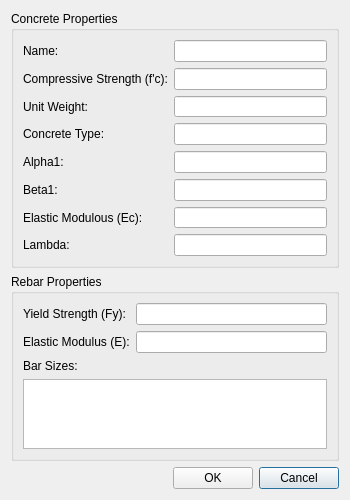
<?xml version="1.0" encoding="UTF-8"?>
<ui version="4.0">
 <class>dl_materials</class>
 <widget class="QDialog" name="dl_materials">
  <property name="geometry">
   <rect>
    <x>0</x>
    <y>0</y>
    <width>350</width>
    <height>500</height>
   </rect>
  </property>
  <property name="minimumSize">
   <size>
    <width>350</width>
    <height>500</height>
   </size>
  </property>
  <property name="maximumSize">
   <size>
    <width>350</width>
    <height>500</height>
   </size>
  </property>
  <property name="windowTitle">
   <string>Materials Definitions</string>
  </property>
  <property name="modal">
   <bool>false</bool>
  </property>
  <layout class="QGridLayout" name="gridLayout">
   <item row="2" column="2">
    <widget class="QPushButton" name="pb_Cancel">
     <property name="text">
      <string>Cancel</string>
     </property>
    </widget>
   </item>
   <item row="2" column="0">
    <spacer name="horizontalSpacer">
     <property name="orientation">
      <enum>Qt::Orientation::Horizontal</enum>
     </property>
     <property name="sizeHint" stdset="0">
      <size>
       <width>40</width>
       <height>20</height>
      </size>
     </property>
    </spacer>
   </item>
   <item row="0" column="0" colspan="3">
    <widget class="QGroupBox" name="gb_concrete">
     <property name="title">
      <string>Concrete Properties</string>
     </property>
     <property name="alignment">
      <set>Qt::AlignmentFlag::AlignLeading|Qt::AlignmentFlag::AlignLeft|Qt::AlignmentFlag::AlignTop</set>
     </property>
     <layout class="QFormLayout" name="formLayout">
      <item row="0" column="0">
       <widget class="QLabel" name="label">
        <property name="text">
         <string>Name:</string>
        </property>
       </widget>
      </item>
      <item row="0" column="1">
       <widget class="QLineEdit" name="le_name"/>
      </item>
      <item row="1" column="0">
       <widget class="QLabel" name="label_2">
        <property name="text">
         <string>Compressive Strength (f'c):</string>
        </property>
       </widget>
      </item>
      <item row="1" column="1">
       <widget class="QLineEdit" name="le_fc"/>
      </item>
      <item row="2" column="0">
       <widget class="QLabel" name="label_3">
        <property name="text">
         <string>Unit Weight:</string>
        </property>
       </widget>
      </item>
      <item row="2" column="1">
       <widget class="QLineEdit" name="le_unit_weight"/>
      </item>
      <item row="3" column="0">
       <widget class="QLabel" name="label_4">
        <property name="text">
         <string>Concrete Type:</string>
        </property>
       </widget>
      </item>
      <item row="3" column="1">
       <widget class="QLineEdit" name="le_desnity"/>
      </item>
      <item row="4" column="0">
       <widget class="QLabel" name="label_5">
        <property name="text">
         <string>Alpha1:</string>
        </property>
       </widget>
      </item>
      <item row="4" column="1">
       <widget class="QLineEdit" name="le_alpha1"/>
      </item>
      <item row="5" column="0">
       <widget class="QLabel" name="label_6">
        <property name="text">
         <string>Beta1:</string>
        </property>
       </widget>
      </item>
      <item row="5" column="1">
       <widget class="QLineEdit" name="le_beta1"/>
      </item>
      <item row="6" column="0">
       <widget class="QLabel" name="label_7">
        <property name="text">
         <string>Elastic Modulous (Ec):</string>
        </property>
       </widget>
      </item>
      <item row="6" column="1">
       <widget class="QLineEdit" name="le_ec"/>
      </item>
      <item row="7" column="0">
       <widget class="QLabel" name="label_11">
        <property name="text">
         <string>Lambda:</string>
        </property>
       </widget>
      </item>
      <item row="7" column="1">
       <widget class="QLineEdit" name="le_lambda"/>
      </item>
     </layout>
    </widget>
   </item>
   <item row="2" column="1">
    <widget class="QPushButton" name="pb_OK">
     <property name="text">
      <string>OK</string>
     </property>
    </widget>
   </item>
   <item row="1" column="0" colspan="3">
    <widget class="QGroupBox" name="gb_rebar">
     <property name="title">
      <string>Rebar Properties</string>
     </property>
     <layout class="QFormLayout" name="formLayout_2">
      <item row="0" column="0">
       <widget class="QLabel" name="label_8">
        <property name="text">
         <string>Yield Strength (Fy):</string>
        </property>
       </widget>
      </item>
      <item row="0" column="1">
       <widget class="QLineEdit" name="lineEdit"/>
      </item>
      <item row="1" column="0">
       <widget class="QLabel" name="label_9">
        <property name="text">
         <string>Elastic Modulus (E):</string>
        </property>
       </widget>
      </item>
      <item row="1" column="1">
       <widget class="QLineEdit" name="lineEdit_2"/>
      </item>
      <item row="3" column="0" colspan="2">
       <widget class="QTableView" name="tv_rebarSizes"/>
      </item>
      <item row="2" column="0">
       <widget class="QLabel" name="label_10">
        <property name="text">
         <string>Bar Sizes:</string>
        </property>
       </widget>
      </item>
     </layout>
    </widget>
   </item>
  </layout>
 </widget>
 <tabstops>
  <tabstop>le_name</tabstop>
  <tabstop>le_fc</tabstop>
  <tabstop>le_unit_weight</tabstop>
  <tabstop>le_desnity</tabstop>
  <tabstop>le_alpha1</tabstop>
  <tabstop>le_beta1</tabstop>
  <tabstop>le_ec</tabstop>
  <tabstop>pb_OK</tabstop>
  <tabstop>pb_Cancel</tabstop>
 </tabstops>
 <resources/>
 <connections/>
</ui>
